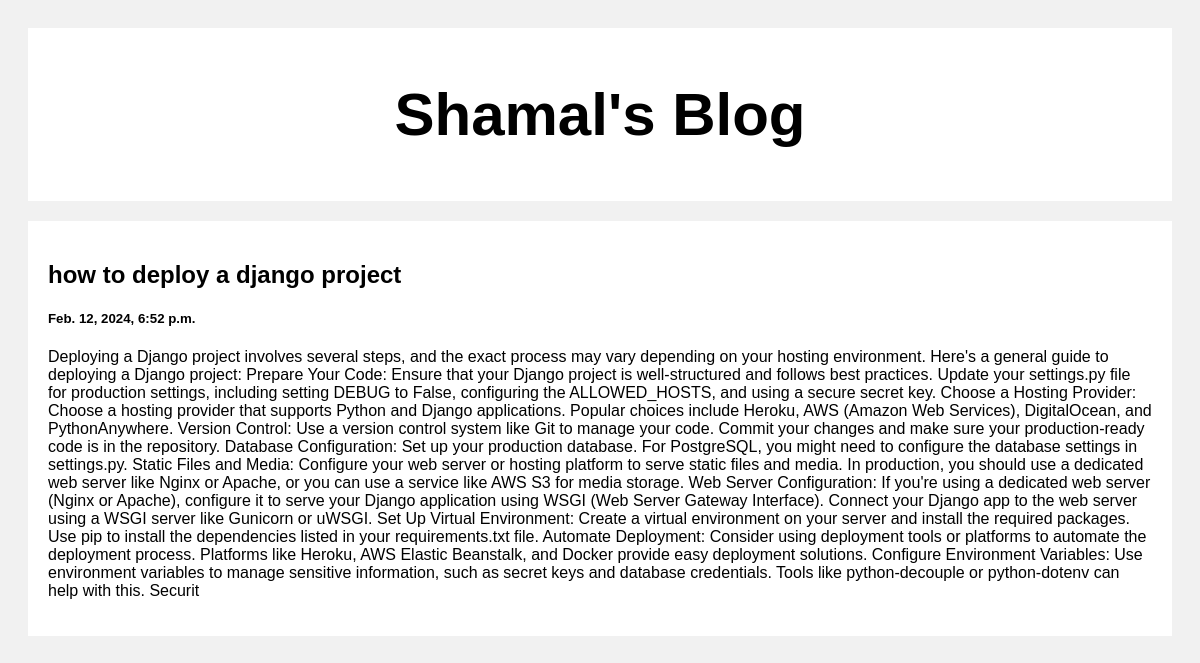
/post/1, run on the app's committed database.
### posts/models.py (models this page shows)
class Post(models.Model):
    title = models.CharField(max_length=100)
    body = models.CharField(max_length=200000)
    created_at = models.DateTimeField(default=datetime.now, blank=True)

### posts/views.py (the view)
# urls.py: path('post/<str:pk>',views.post, name='post'),
def post(request, pk):
    post = Post.objects.get(id=pk)
    return render(request, 'posts.html', {'post': post})

### templates/posts.html (shortened to what this page needs)
<!DOCTYPE html>
<html>
<head>
</head>
<body>
<div class="header">
  <h2>Shamal's Blog</h2>
</div>
<div class="row">
  <div class="leftcolumn">
    <div class="card">
      <a style="text-decoration: none; color: black;" href="/post/{{post.id}}">
        <h2>{{post.title}}</h2>
        <h5>{{post.created_at}}</h5>
        <p>{{post.body}}</p>
      </a>
    </div>
  </div>
</div>
</body>
</html>

### templates/posts.html (style rules this page uses)
* { box-sizing: border-box; }
body { font-family: Arial; padding: 20px; background: #f1f1f1; }
.header { padding: 2px; font-size: 40px; text-align: center; background: white; }
.leftcolumn { float: left; width: 100%; }
.card { background-color: white; padding: 20px; margin-top: 20px; }
.row:after { content: ""; display: table; clear: both; }

### data on the page
Post: title "how to deploy a django project", created_at "Feb. 12, 2024, 6:52 p.m.", body "Deploying a Django project involves several steps, and the exact process may vary depending on your hosting environment. Here's a general guide to deploying a Django project: Prepare Your Code: Ensure that your Django project is well-structured and follows best practices. Update your settings.py file for production settings, including setting DEBUG to False, configuring the ALLOWED_HOSTS, and using a secure secret key. Choose a Hosting Provider: Choose a hosting provider that supports Python and Django applications. Popular choices include Heroku, AWS (Amazon Web Services), DigitalOcean, and PythonAnywhere. Version Control: Use a version control system like Git to manage your code. Commit…"
